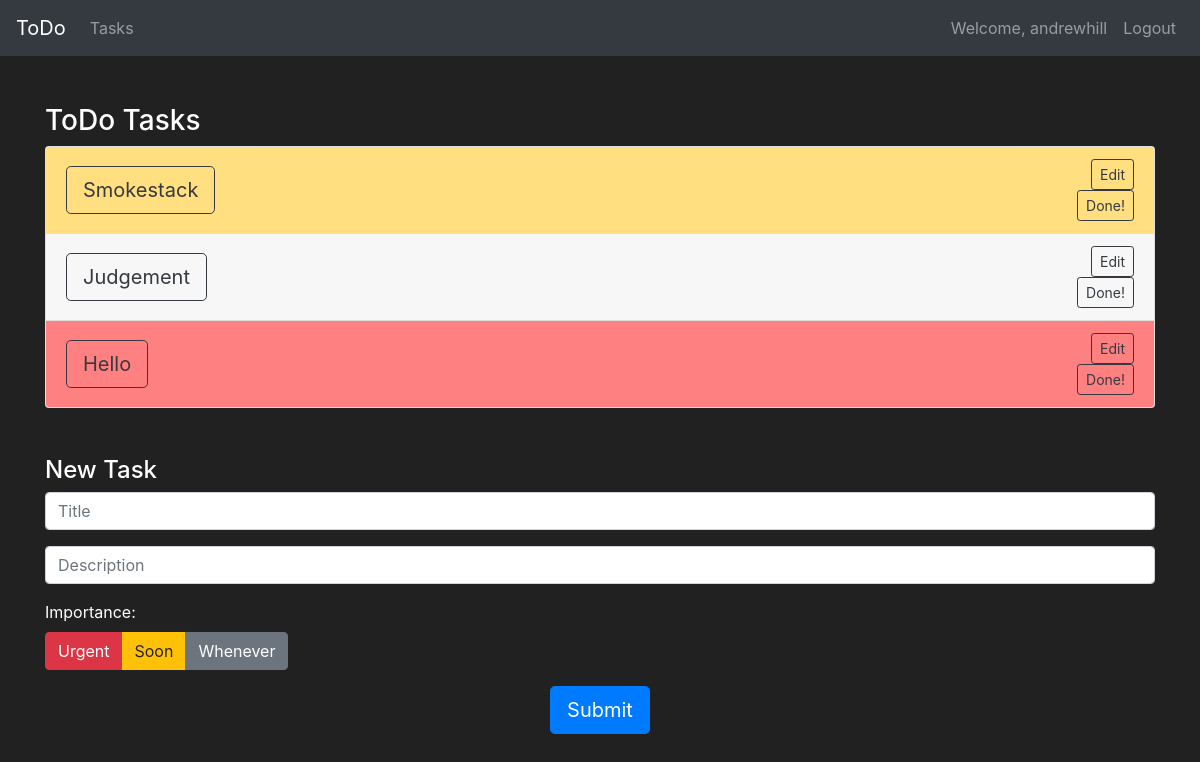
The page /tasks (signed in) on the database as committed earlier.
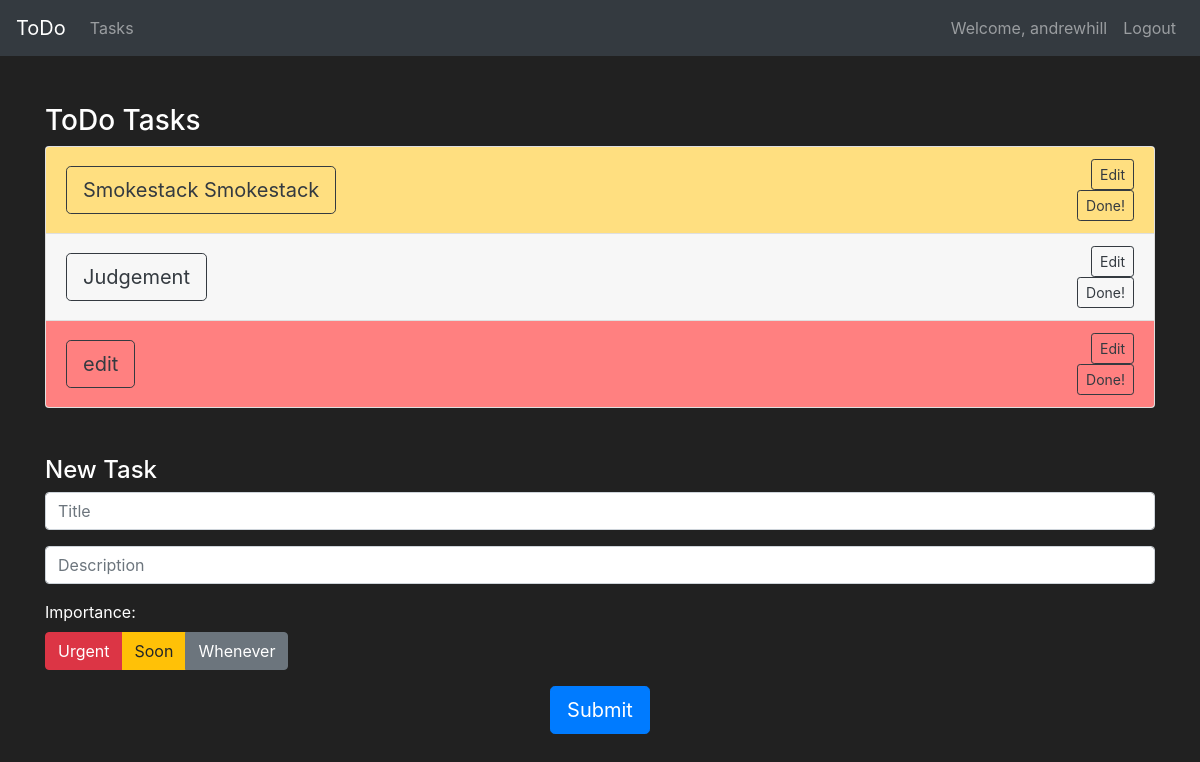
The same page on the database as committed later.
### todolist/models.py (models this page shows, shortened)
class User(db.Model, UserMixin):
    id = db.Column(db.Integer(), primary_key=True)
    username = db.Column(db.String(length=30), nullable=False, unique=True)
    email = db.Column(db.String(length=50), nullable=False, unique=True)
    password_hash = db.Column(db.String(length=60), nullable=False, unique=True)
    tasks = db.relationship('Task', backref='created_by_user', lazy=True)
    @property
    def password(self):
        return self.password

class Task(db.Model):
    id = db.Column(db.Integer(), primary_key=True)
    title = db.Column(db.String(length=128), nullable=False)
    description = db.Column(db.String(length=1024), nullable=False)
    importance = db.Column(db.String(length=12), nullable=False)
    user = db.Column(db.Integer(), db.ForeignKey('user.id'))

### todolist/routes.py (the view, shortened to what this page needs)
@app.route('/tasks', methods=['GET','POST'])
@login_required
def tasks():
    form = TaskForm()
    tasks = Task.query.filter_by(user=User.query.filter_by(id=session['user_id']).first().id).all()
    return render_template('tasks.html', tasks=tasks, form=form)

### todolist/forms.py
class TaskForm(FlaskForm):
    title = StringField(label='Title:', validators=[DataRequired()])
    description = StringField(label='Description:')
    importance = RadioField(label='Importance:')
    delete = StringField()
    subbutt = SubmitField(label='Submit')
    put_title = StringField()
    put_description = StringField()

### todolist/helpers.py (called while the page is built)
def login_required(f):
    @wraps(f)
    def decorated_function(*args, **kwargs):
        if not current_user.is_authenticated:
            return redirect(url_for('login', next=request.url))
        return f(*args, **kwargs)
    return decorated_function

### todolist/models.py (called while the page is built)
@login_manager.user_loader
def load_user(user_id):
    return User.query.get(int(user_id))

### todolist/templates/tasks.html (shortened to what this page needs)
{% extends 'base.html' %}
{% block content %}
<div class='container'>
    <div class="row row-content mb-5">
        <div class='col-12'>
            <h3 class="mt-5">ToDo Tasks</h3>
            <div class='accordion' id='accordion-tasks'>
                {% if tasks %}
                    {% for task in tasks %}
                    <div class='card'>
                        <div class="card-header bg-{{ task.importance }} align-content-center" role='tab' id="heading{{ task.id }}">
                            <div class="row">
                                <div class='col-sm-8 text-left align-content-center'>
                                    <h4 class='mb-0 text-white'>
                                        <a type='button' class='btn btn-outline-dark btn-lg collapsed'
                                            data-toggle='collapse' data-target='#panel{{ task.id }}'
                                            aria-expanded="false" aria-controls="{{ task.id }}" id="title{{ task.id }}">
                                            {{ task.title }}
                                        </a>
                                    </h4>
                                </div>
                                <div class='col-sm-4 text-right'>
                                        <a class='btn btn-sm btn-outline-dark' name="edit" id="edit{{ task.id }}"
                                            data-toggle="modal" data-target="#editWindow{{ task.id }}" onclick=`fillFields( {{ task.id }} )`>Edit</a>
                                    <form method='POST'>
                                        <button class='btn btn-sm btn-outline-dark' name="delete" value='{{ task.id }}'>Done!</button>
                                    </form>
                                </div>
                            </div>
                        </div>
                    </div>
                    {% endfor %}
                {% endif %}
            </div>
        </div>
    </div>
    <div class="row row-content mb-5">
        <div class="col-12">
            <h4>New Task</h4>
            <form id="task_form" method='POST'>
                <div class="row-content justify-content-center mb-3">
                    <p>{{ form.title(class="form-control", placeholder="Title") }}</p>
                    <p>{{ form.description(class="form-control", placeholder="Description") }}</p>
                    <div class='row row-content' style="display: inline-block;">
                        <div class='col-sm-2'>
                            {{ form.importance.label() }}
                        </div>
                        <div class='btn-group btn-group-toggle col-sm-9' data-toggle='buttons'>
                            <label class='btn btn-danger'>
                                <input type='radio' name='importance' value='danger'>Urgent
                            </label>
                            <label class='btn btn-warning'>
                                <input type='radio' name='importance' value='warning'>Soon
                            </label>
                            <label class='btn btn-secondary'>
                                <input type='radio' name='importance' value='secondary'>Whenever
                            </label>
                        </div>
                    </div>
                </div>
                <div class="row row-content justify-content-center">{{ form.subbutt(class="btn btn-lg btn-primary") }}</div>
            </form>
        </div>
    </div>
</div>
{% endblock %}

### todolist/templates/base.html (shortened to what this page needs)
<!DOCTYPE html>
<html lang='en'>
    <head>
        <link rel="stylesheet" href="https://cdn.jsdelivr.net/npm/bootstrap@4.5.3/dist/css/bootstrap.min.css">
        <link rel="stylesheet" type="text/css" href="/todolist/static/styles.css">
   </head>
   <body>
    <nav class="navbar navbar-expand-md navbar-dark bg-dark">
        <a class="navbar-brand" href="/">ToDo</a>
        <div class="collapse navbar-collapse" id="navbarNav">
            <ul class="navbar-nav mr-auto">
                <li class="nav-item">
                    <a class="nav-link" href="{{ url_for('tasks') }}">Tasks</a>
                </li>
            </ul>
                {% if current_user.is_authenticated %}
            <ul class="navbar-nav">
                <li class="nav-item">
                    <a class="nav-link">Welcome, {{ current_user.username }}</a>
                </li>
                <li class="nav-item">
                    <a class="nav-link" href="{{ url_for('logout') }}">Logout</a>
                </li>
            </ul>
                {% endif %}
        </div>
        </nav>
        {% block content %}
        {% endblock %}
    </body>
</html>

### todolist/static/styles.css (style rules this page uses)
body { background-color: #212121; color: white }
.card .bg-danger { background-color: #ff8080 !important; }
.card .bg-warning { background-color: #ffdf80 !important; }

Rows that differ between the two databases and show on the page:
changed Task: title "Smokestack" → "Smokestack Smokestack"
changed Task: title "Hello" → "edit"
